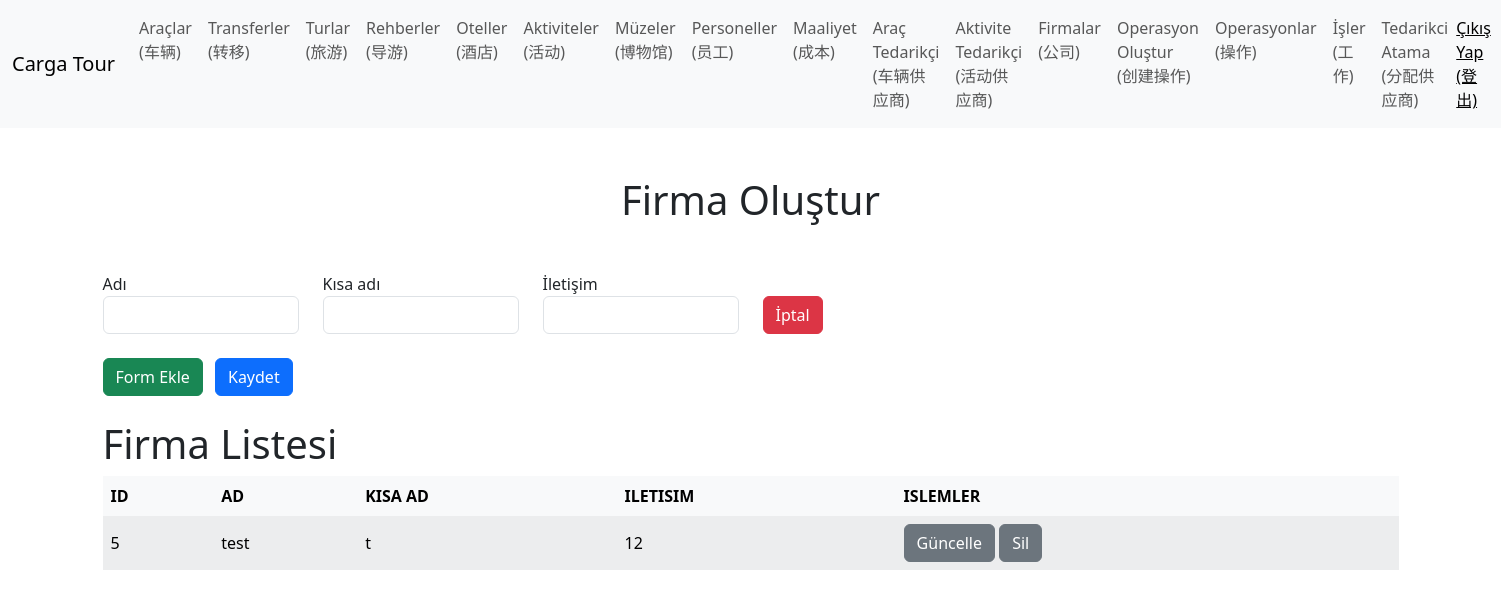
Screenshot of /buyer/ (signed in) with the database file from the repository.
### TourManager/models.py (models this page shows, shortened)
class BuyerCompany(models.Model):
    company=models.ForeignKey(Sirket, verbose_name="Sirket", on_delete=models.CASCADE, blank=True, null=True)
    name = models.CharField(verbose_name="Adı", max_length=100)
    short_name = models.CharField(verbose_name="Kısa adı", max_length=5)
    contact = models.CharField(verbose_name="İletişim", max_length=155)

### TourManager/views.py (the view)
# urls.py: path('buyer/', buyer, name='buyer'),
def buyer(request):
    requestPersonel = Personel.objects.get(user = request.user)
    sirket = requestPersonel.company
    context={
        'title' : 'Firma',
        'createtitle' : 'Firma Oluştur',
        'listTitle' : 'Firma Listesi',
        'createUrl' : 'create_buyer',
        'deleteUrl' : 'delete_buyer',
        'form' : BuyerCompanyForm(),
        'buyers' : BuyerCompany.objects.filter(company = sirket)
    }
    return render(request, 'tour/buyer.html', context)

### TourManager/forms.py
class BuyerCompanyForm(forms.ModelForm):
    class Meta:
        model = BuyerCompany
        fields = ['name', 'short_name', 'contact']
        widgets = {
            'name': forms.TextInput(attrs={'class': 'form-control'}),
            'short_name': forms.TextInput(attrs={'class': 'form-control'}),
            'contact': forms.TextInput(attrs={'class': 'form-control'}),
        }

### TourManager/templates/tour/buyer.html
{% extends "tour/base.html" %}
{% block content %}
<h1 class="text-center my-5">{{ createtitle }}</h1>
<div id="forms">
    {% include 'tour/partials/buyer-form.html' %}
</div>
<button class="btn btn-success my-4 me-2" hx-get="{% url createUrl %}" hx-target="#forms" hx-swap="beforeend">Form Ekle</button>
<button type="button" class="btn btn-primary my-4"  id="submit-all">Kaydet</button>
<h1> {{ listTitle }}</h1>
<div style="overflow-x: auto;">
<table class="table table-striped table-hover table-borderless table-light align-middle">
    <thead>
        <tr>
            <th>ID</th>
            <th>AD</th>
            <th>KISA AD</th>
            <th>ILETISIM</th>
            <th>ISLEMLER</th>
        </tr>
    </thead>
    <tbody id="buyer-list">
        {% for buyer in buyers %}
            {% include "tour/partials/buyer-list.html" %}
        {% endfor %}
    </tbody>
</table>
</div>
{% endblock content %}

### TourManager/templates/tour/partials/buyer-list.html
<tr id="buyer-{{ buyer.id }}"  hx-swap="outerHTML swap:.5s" target="this">
    <td>{{ buyer.id }}</td>
    <td>{{ buyer.name }}</td>
    <td>{{ buyer.short_name }}</td>
    <td>{{ buyer.contact }}</td>
    <td>
        <button class="btn btn-secondary" hx-get="{% url 'edit_buyer' buyer.id %}" hx-target="#buyer-{{ buyer.id }}" hx-swap="outerHTML swap:.5s">
            Güncelle
        </button>
        <button class="btn btn-secondary" hx-delete="{% url 'delete_buyer' buyer.id %}" hx-confirm="Silmek istediğine emin misin?" hx-target="#buyer-{{ buyer.id }}">Sil</button>
    </td>
</tr>

### rows the page displays
BuyerCompany: id "5", name "test", short_name "t", contact "12"

### other values shown
{{ createtitle }} "Firma Oluştur"
{{ listTitle }} "Firma Listesi"
